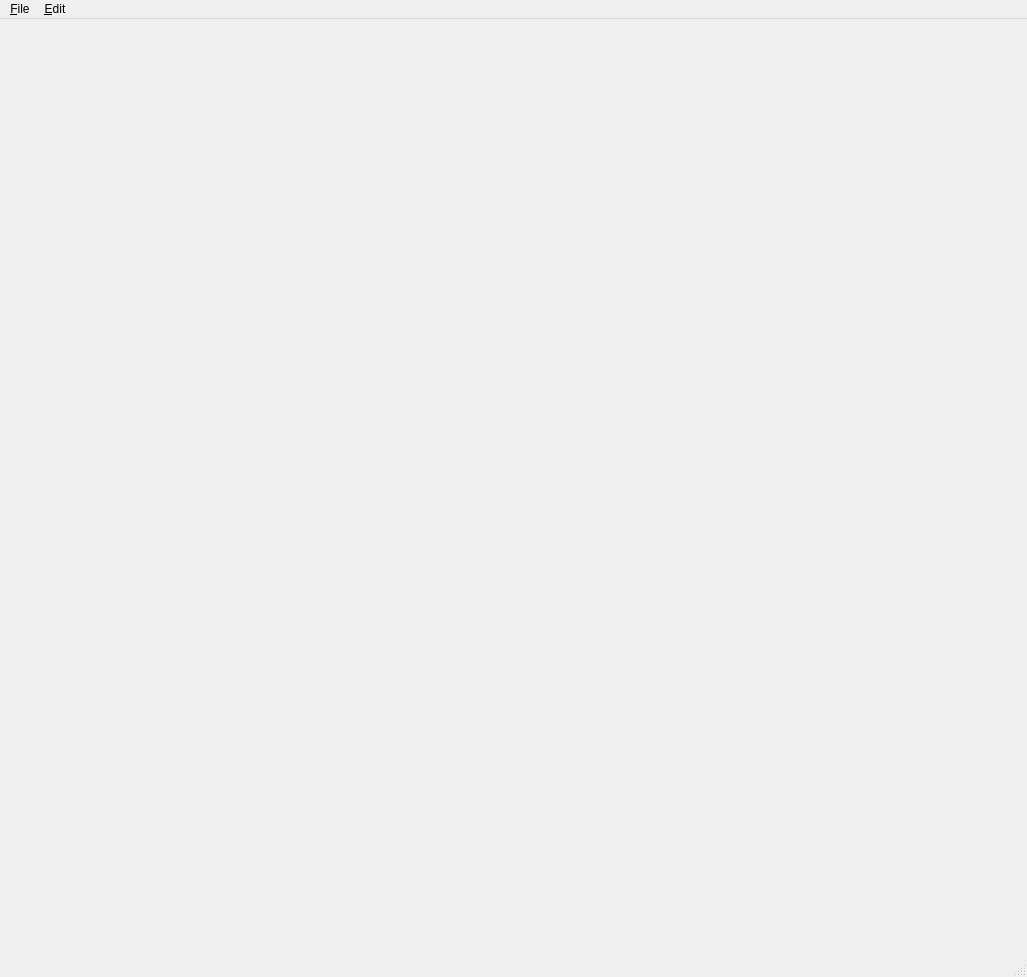
<?xml version="1.0" encoding="UTF-8"?>
<ui version="4.0">
 <class>Sheet</class>
 <widget class="QMainWindow" name="Sheet">
  <property name="geometry">
   <rect>
    <x>0</x>
    <y>0</y>
    <width>1027</width>
    <height>977</height>
   </rect>
  </property>
  <property name="windowTitle">
   <string>HeroSystem CharacterCreator</string>
  </property>
  <property name="windowIcon">
   <iconset resource="res.qrc">
    <normaloff>:/gfx/HeroSystem.ico</normaloff>:/gfx/HeroSystem.ico</iconset>
  </property>
  <widget class="QWidget" name="centralwidget">
   <layout class="QHBoxLayout" name="horizontalLayout">
    <property name="spacing">
     <number>0</number>
    </property>
    <property name="leftMargin">
     <number>0</number>
    </property>
    <property name="topMargin">
     <number>0</number>
    </property>
    <property name="rightMargin">
     <number>0</number>
    </property>
    <property name="bottomMargin">
     <number>0</number>
    </property>
    <item>
     <widget class="QScrollArea" name="scrollArea">
      <property name="frameShape">
       <enum>QFrame::NoFrame</enum>
      </property>
      <property name="frameShadow">
       <enum>QFrame::Plain</enum>
      </property>
      <property name="lineWidth">
       <number>0</number>
      </property>
      <property name="widgetResizable">
       <bool>true</bool>
      </property>
      <widget class="QWidget" name="scrollAreaWidgetContents">
       <property name="geometry">
        <rect>
         <x>0</x>
         <y>0</y>
         <width>1013</width>
         <height>3912</height>
        </rect>
       </property>
       <layout class="QVBoxLayout" name="verticalLayout">
        <property name="spacing">
         <number>0</number>
        </property>
        <property name="leftMargin">
         <number>0</number>
        </property>
        <property name="topMargin">
         <number>0</number>
        </property>
        <property name="rightMargin">
         <number>0</number>
        </property>
        <property name="bottomMargin">
         <number>0</number>
        </property>
        <item>
         <widget class="QLabel" name="label">
          <property name="font">
           <font>
            <pointsize>11</pointsize>
           </font>
          </property>
          <property name="contextMenuPolicy">
           <enum>Qt::NoContextMenu</enum>
          </property>
          <property name="text">
           <string/>
          </property>
          <property name="pixmap">
           <pixmap resource="res.qrc">:/gfx/Sheet.png</pixmap>
          </property>
         </widget>
        </item>
        <item>
         <widget class="QLabel" name="optLabel">
          <property name="enabled">
           <bool>true</bool>
          </property>
          <property name="lineWidth">
           <number>0</number>
          </property>
          <property name="midLineWidth">
           <number>1</number>
          </property>
          <property name="text">
           <string/>
          </property>
          <property name="pixmap">
           <pixmap resource="res.qrc">:/gfx/Page3.png</pixmap>
          </property>
         </widget>
        </item>
       </layout>
      </widget>
     </widget>
    </item>
   </layout>
  </widget>
  <widget class="QMenuBar" name="menubar">
   <property name="geometry">
    <rect>
     <x>0</x>
     <y>0</y>
     <width>1027</width>
     <height>21</height>
    </rect>
   </property>
   <widget class="QMenu" name="menu_File">
    <property name="title">
     <string>&amp;File</string>
    </property>
    <addaction name="action_New"/>
    <addaction name="action_Open"/>
    <addaction name="action_Close"/>
    <addaction name="separator"/>
    <addaction name="action_Save"/>
    <addaction name="actionSave_As"/>
    <addaction name="separator"/>
    <addaction name="action_Print"/>
    <addaction name="separator"/>
    <addaction name="actionE_xit"/>
   </widget>
   <widget class="QMenu" name="menu_Edit">
    <property name="title">
     <string>&amp;Edit</string>
    </property>
    <addaction name="action_Cut"/>
    <addaction name="actionC_opy"/>
    <addaction name="action_Paste"/>
    <addaction name="separator"/>
    <addaction name="actionOptions"/>
   </widget>
   <addaction name="menu_File"/>
   <addaction name="menu_Edit"/>
  </widget>
  <widget class="QStatusBar" name="statusbar"/>
  <action name="action_New">
   <property name="text">
    <string>&amp;New</string>
   </property>
   <property name="shortcut">
    <string>Ctrl+N</string>
   </property>
  </action>
  <action name="action_Open">
   <property name="text">
    <string>&amp;Open</string>
   </property>
   <property name="shortcut">
    <string>Ctrl+O</string>
   </property>
  </action>
  <action name="action_Close">
   <property name="text">
    <string>&amp;Close</string>
   </property>
   <property name="shortcut">
    <string>Ctrl+W</string>
   </property>
  </action>
  <action name="action">
   <property name="text">
    <string>-</string>
   </property>
  </action>
  <action name="action_Save">
   <property name="text">
    <string>&amp;Save</string>
   </property>
   <property name="shortcut">
    <string>Ctrl+S</string>
   </property>
  </action>
  <action name="actionSave_As">
   <property name="text">
    <string>Save &amp;As</string>
   </property>
   <property name="shortcut">
    <string>Ctrl+Shift+S</string>
   </property>
  </action>
  <action name="action_Print">
   <property name="text">
    <string>&amp;Print</string>
   </property>
   <property name="shortcut">
    <string>Ctrl+P</string>
   </property>
  </action>
  <action name="actionPa_ge_Setup">
   <property name="text">
    <string>Pa&amp;ge Setup</string>
   </property>
  </action>
  <action name="actionE_xit">
   <property name="text">
    <string>E&amp;xit</string>
   </property>
  </action>
  <action name="action_Cut">
   <property name="text">
    <string>&amp;Cut</string>
   </property>
   <property name="shortcut">
    <string>Ctrl+X</string>
   </property>
  </action>
  <action name="actionC_opy">
   <property name="text">
    <string>C&amp;opy</string>
   </property>
   <property name="shortcut">
    <string>Ctrl+C</string>
   </property>
  </action>
  <action name="action_Paste">
   <property name="text">
    <string>&amp;Paste</string>
   </property>
   <property name="shortcut">
    <string>Ctrl+V</string>
   </property>
  </action>
  <action name="action_Delete">
   <property name="text">
    <string>&amp;Delete</string>
   </property>
   <property name="shortcut">
    <string>Ctrl+Del</string>
   </property>
  </action>
  <action name="action_2">
   <property name="text">
    <string>-</string>
   </property>
  </action>
  <action name="actionOptions">
   <property name="text">
    <string>&amp;Options</string>
   </property>
  </action>
 </widget>
 <resources>
  <include location="res.qrc"/>
 </resources>
 <connections/>
</ui>
